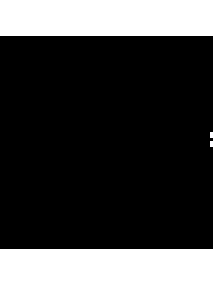
#> input picture utils/input.gif, 71 x 95 px (shown 3 times larger)
$ python black_pixels.py
#> lines starting #> are read from the running program, lines starting #| are printed output that depends on the picture
from PIL import Image, ImageSequence
import numpy as np
import json

img = Image.open("input.gif")
#> img is the input picture: PIL image 71x95 P; mean R, G, B, A 0.1, 0.1, 0.2, 190.6
threshold = 1

data = []

for i, frame in enumerate(ImageSequence.Iterator(img)):
    arr = np.array(frame.convert("RGB"))
    count = int(np.sum(np.all(arr < threshold, axis=-1)))
    data.append({"frame": i, "black_pixel_count": count})
#> this loop made 5256 passes
#> count on passes 1 to 3: 6741, 6506, 6463
#> pass 2, `arr = np.array(frame.convert("RGB"))`:
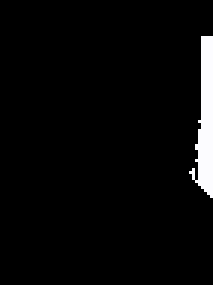
#> arr: shape (95, 71, 3) (shown 3 times larger); mean R, G, B 8.9, 8.9, 9
#> pass 3, `arr = np.array(frame.convert("RGB"))`:
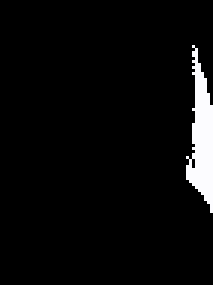
#> arr: shape (95, 71, 3) (shown 3 times larger); mean R, G, B 10.5, 10.5, 10.7
#> after the loop, data = 5256 items

with open("black_pixel_counts.json", "w") as f:
    json.dump(data, f)
